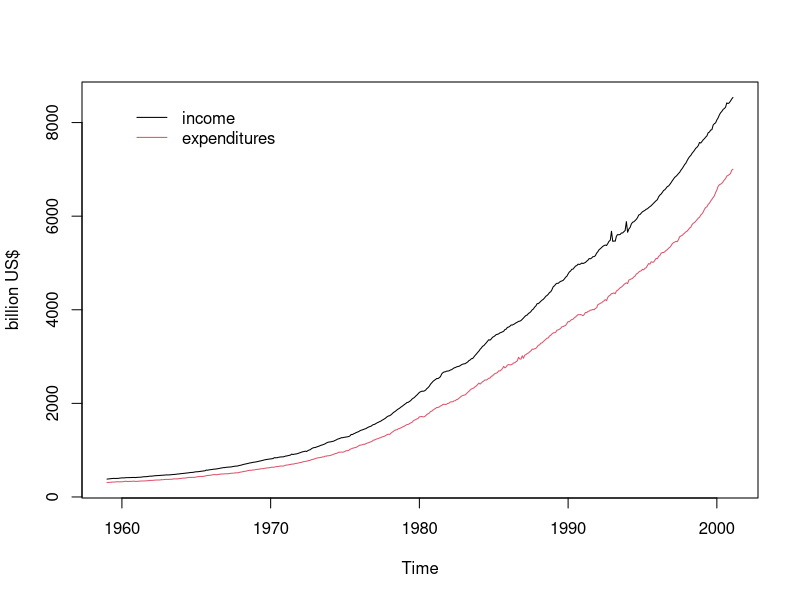
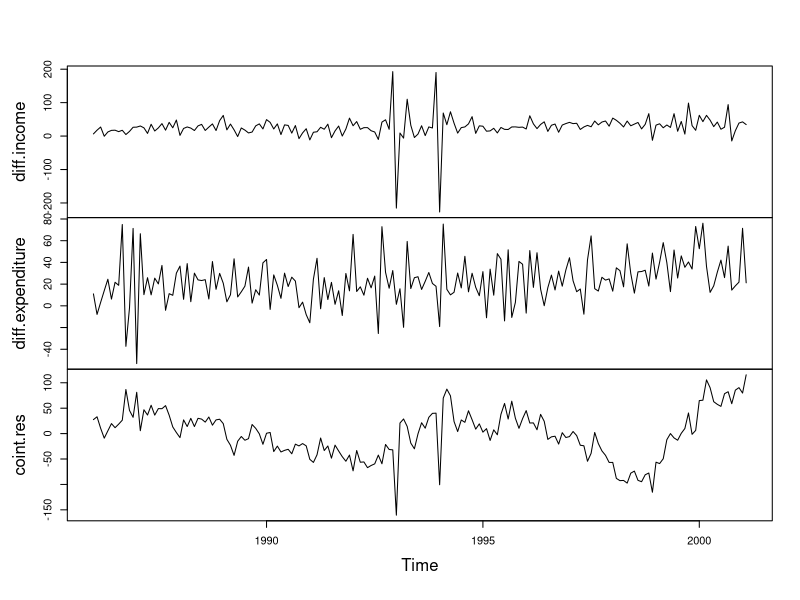
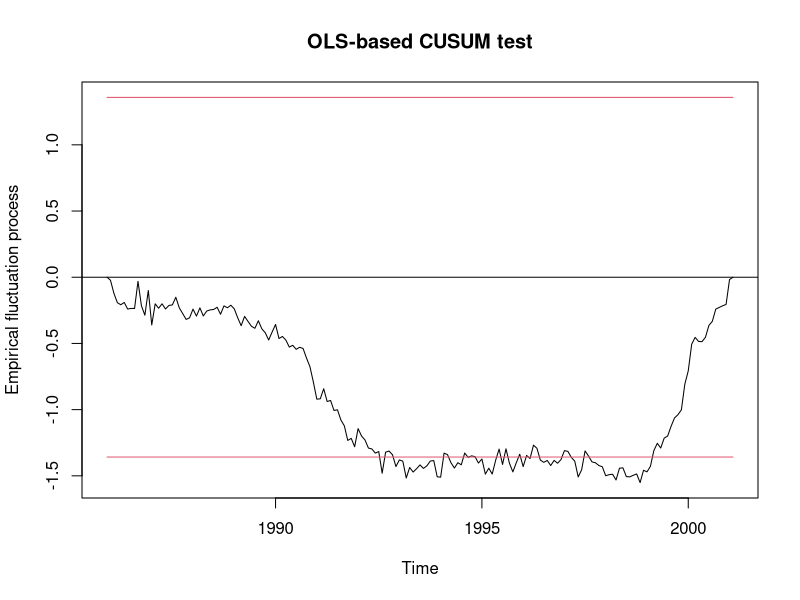
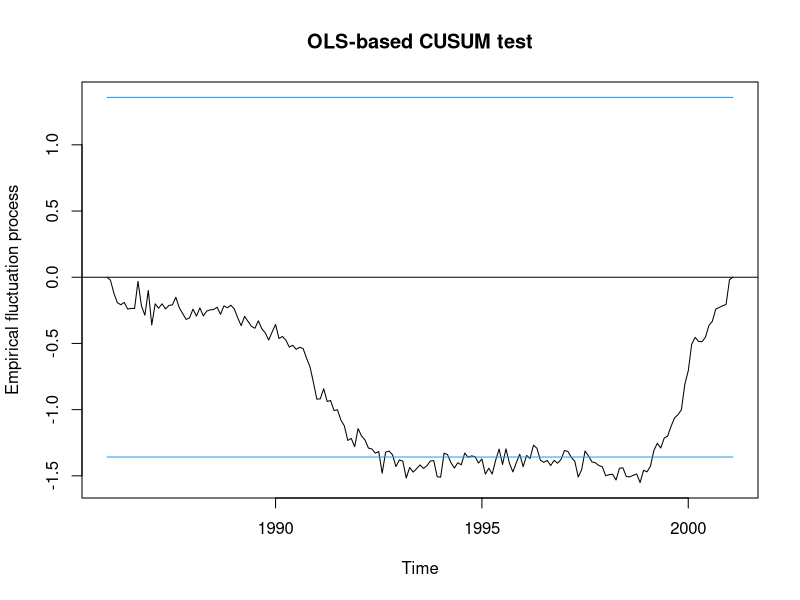
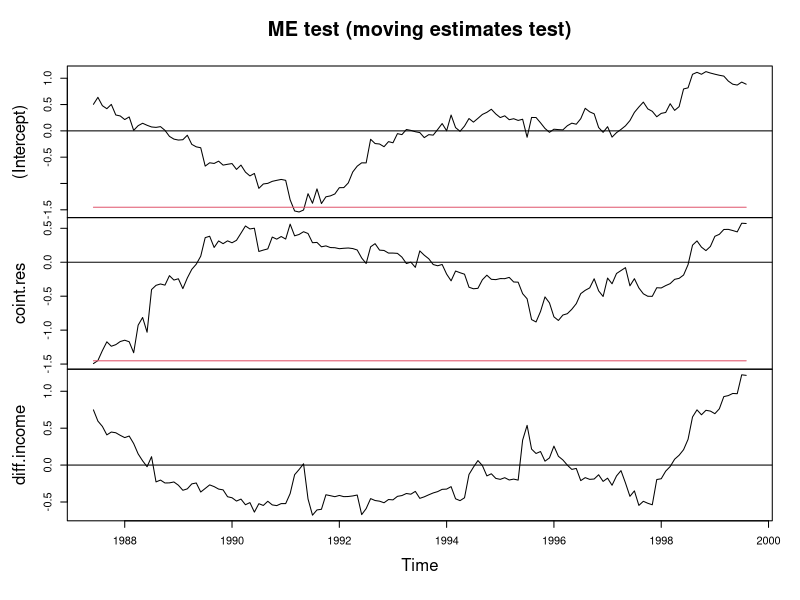
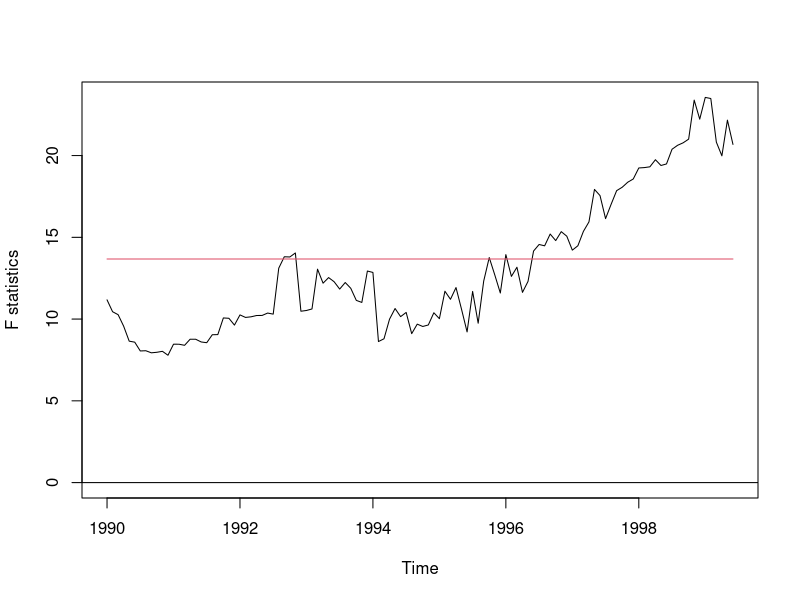
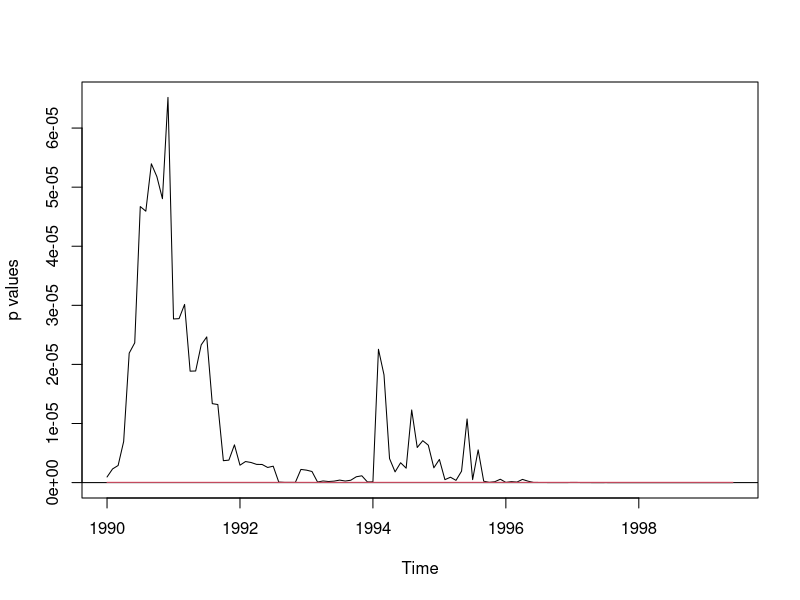
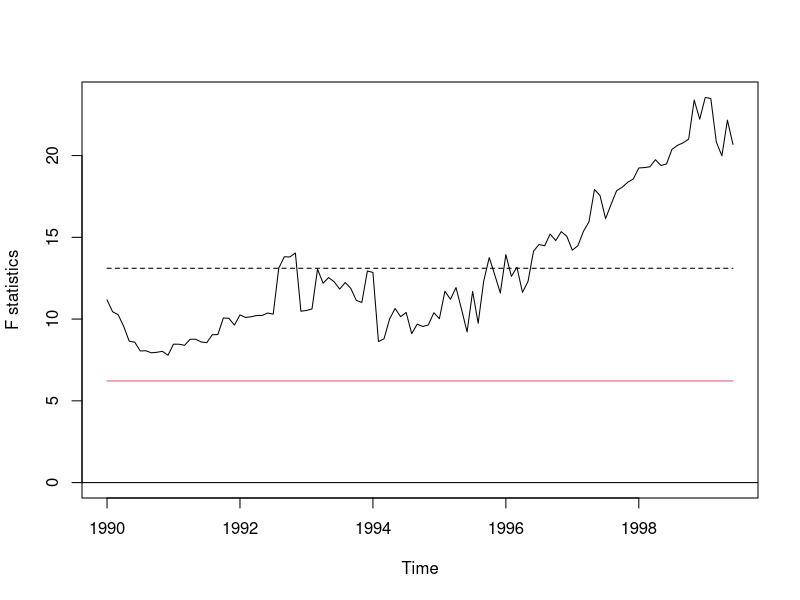

Here is the R script that generated these plots, in order: (Note: this script raises an error after producing the figures.)
library(strucchange)


### Name: USIncExp
### Title: Income and Expenditures in the US
### Aliases: USIncExp
### Keywords: datasets

### ** Examples

## These example are presented in the vignette distributed with this
## package, the code was generated by Stangle("strucchange-intro.Rnw")

###################################################
### chunk number 1: data
###################################################
library("strucchange")
data("USIncExp")
plot(USIncExp, plot.type = "single", col = 1:2, ylab = "billion US$")
legend(1960, max(USIncExp), c("income", "expenditures"),
       lty = c(1,1), col = 1:2, bty = "n")


###################################################
### chunk number 2: subset
###################################################
library("strucchange")
data("USIncExp")
USIncExp2 <- window(USIncExp, start = c(1985,12))


###################################################
### chunk number 3: ecm-setup
###################################################
coint.res <- residuals(lm(expenditure ~ income, data = USIncExp2))
coint.res <- lag(ts(coint.res, start = c(1985,12), freq = 12), k = -1)
USIncExp2 <- cbind(USIncExp2, diff(USIncExp2), coint.res)
USIncExp2 <- window(USIncExp2, start = c(1986,1), end = c(2001,2))
colnames(USIncExp2) <- c("income", "expenditure", "diff.income",
                         "diff.expenditure", "coint.res")
ecm.model <- diff.expenditure ~ coint.res + diff.income


###################################################
### chunk number 4: ts-used
###################################################
plot(USIncExp2[,3:5], main = "")


###################################################
### chunk number 5: efp
###################################################
ocus <- efp(ecm.model, type="OLS-CUSUM", data=USIncExp2)
me <- efp(ecm.model, type="ME", data=USIncExp2, h=0.2)


###################################################
### chunk number 6: efp-boundary
###################################################
bound.ocus <- boundary(ocus, alpha=0.05)


###################################################
### chunk number 7: OLS-CUSUM
###################################################
plot(ocus)


###################################################
### chunk number 8: efp-boundary2
###################################################
plot(ocus, boundary = FALSE)
lines(bound.ocus, col = 4)
lines(-bound.ocus, col = 4)


###################################################
### chunk number 9: ME-null
###################################################
plot(me, functional = NULL)


###################################################
### chunk number 10: efp-sctest
###################################################
sctest(ocus)


###################################################
### chunk number 11: efp-sctest2
###################################################
sctest(ecm.model, type="OLS-CUSUM", data=USIncExp2)


###################################################
### chunk number 12: Fstats
###################################################
fs <- Fstats(ecm.model, from = c(1990, 1), to = c(1999,6), data = USIncExp2)


###################################################
### chunk number 13: Fstats-plot
###################################################
plot(fs)


###################################################
### chunk number 14: pval-plot
###################################################
plot(fs, pval=TRUE)


###################################################
### chunk number 15: aveF-plot
###################################################
plot(fs, aveF=TRUE)


###################################################
### chunk number 16: Fstats-sctest
###################################################
sctest(fs, type="expF")


###################################################
### chunk number 17: Fstats-sctest2
###################################################
sctest(ecm.model, type = "expF", from = 49, to = 162, data = USIncExp2)


###################################################
### chunk number 18: mefp
###################################################
USIncExp3 <- window(USIncExp2, start = c(1986, 1), end = c(1989,12))
me.mefp <- mefp(ecm.model, type = "ME", data = USIncExp3, alpha = 0.05)


###################################################
### chunk number 19: monitor1
###################################################
USIncExp3 <- window(USIncExp2, start = c(1986, 1), end = c(1990,12))
me.mefp <- monitor(me.mefp)


###################################################
### chunk number 20: monitor2
###################################################
USIncExp3 <- window(USIncExp2, start = c(1986, 1))
me.mefp <- monitor(me.mefp)
me.mefp


###################################################
### chunk number 21: monitor-plot
###################################################
plot(me.mefp)


###################################################
### chunk number 22: mefp2
###################################################
USIncExp3 <- window(USIncExp2, start = c(1986, 1), end = c(1989,12))
me.efp <- efp(ecm.model, type = "ME", data = USIncExp3, h = 0.5)
me.mefp <- mefp(me.efp, alpha=0.05)


###################################################
### chunk number 23: monitor3
###################################################
USIncExp3 <- window(USIncExp2, start = c(1986, 1))
me.mefp <- monitor(me.mefp)


###################################################
### chunk number 24: monitor-plot2
###################################################
plot(me.mefp)
